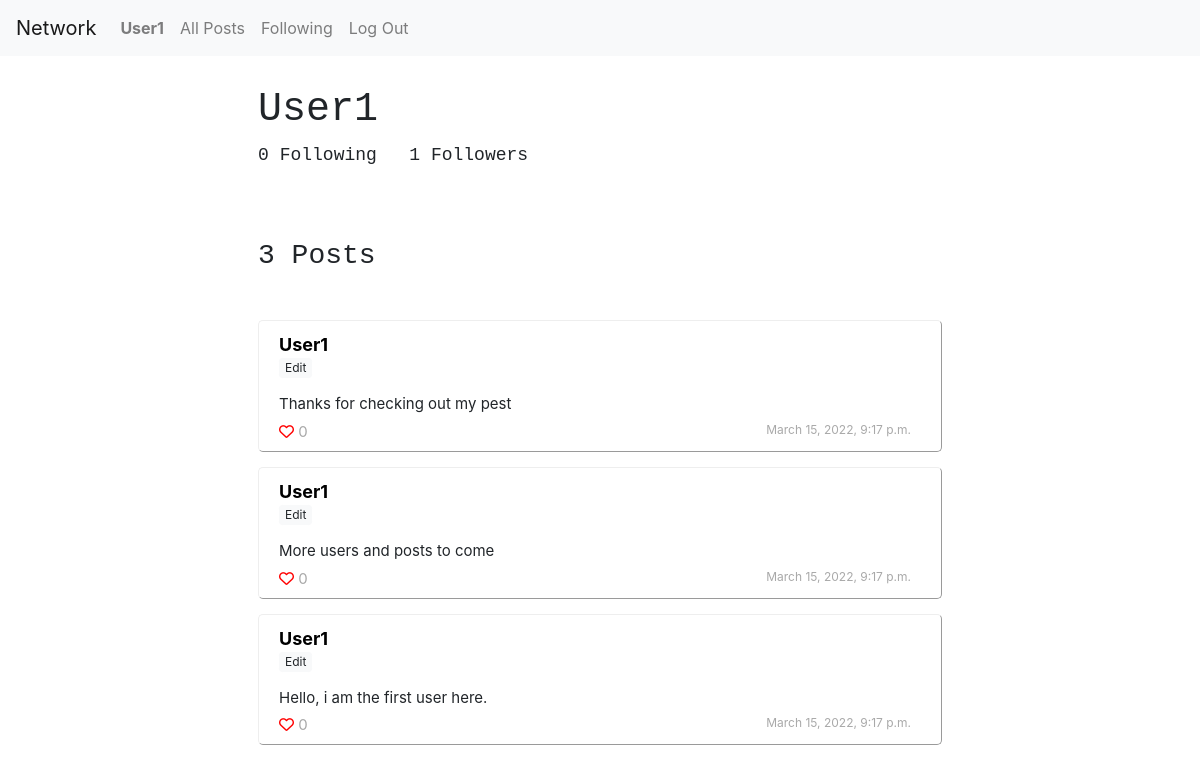
The page /user/user1 (signed in) on the database as committed earlier.
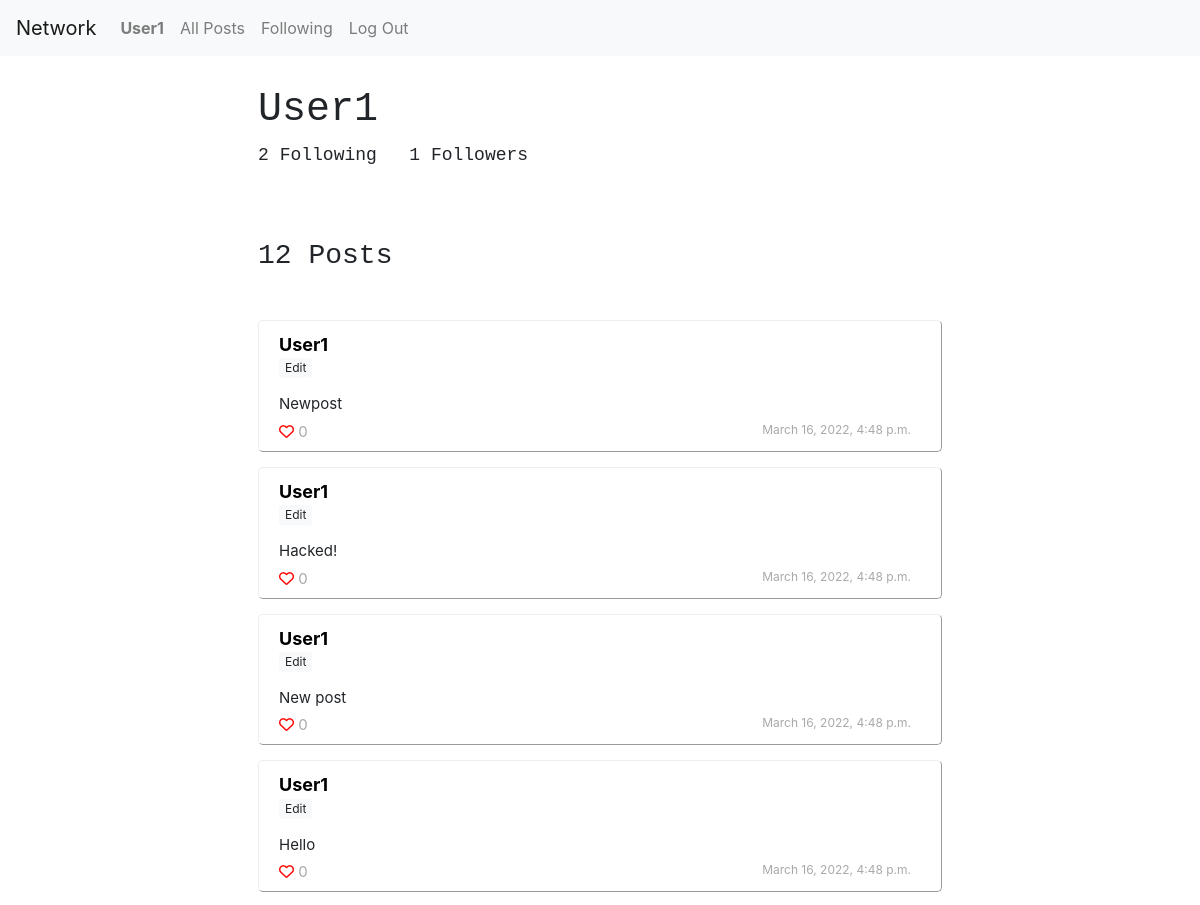
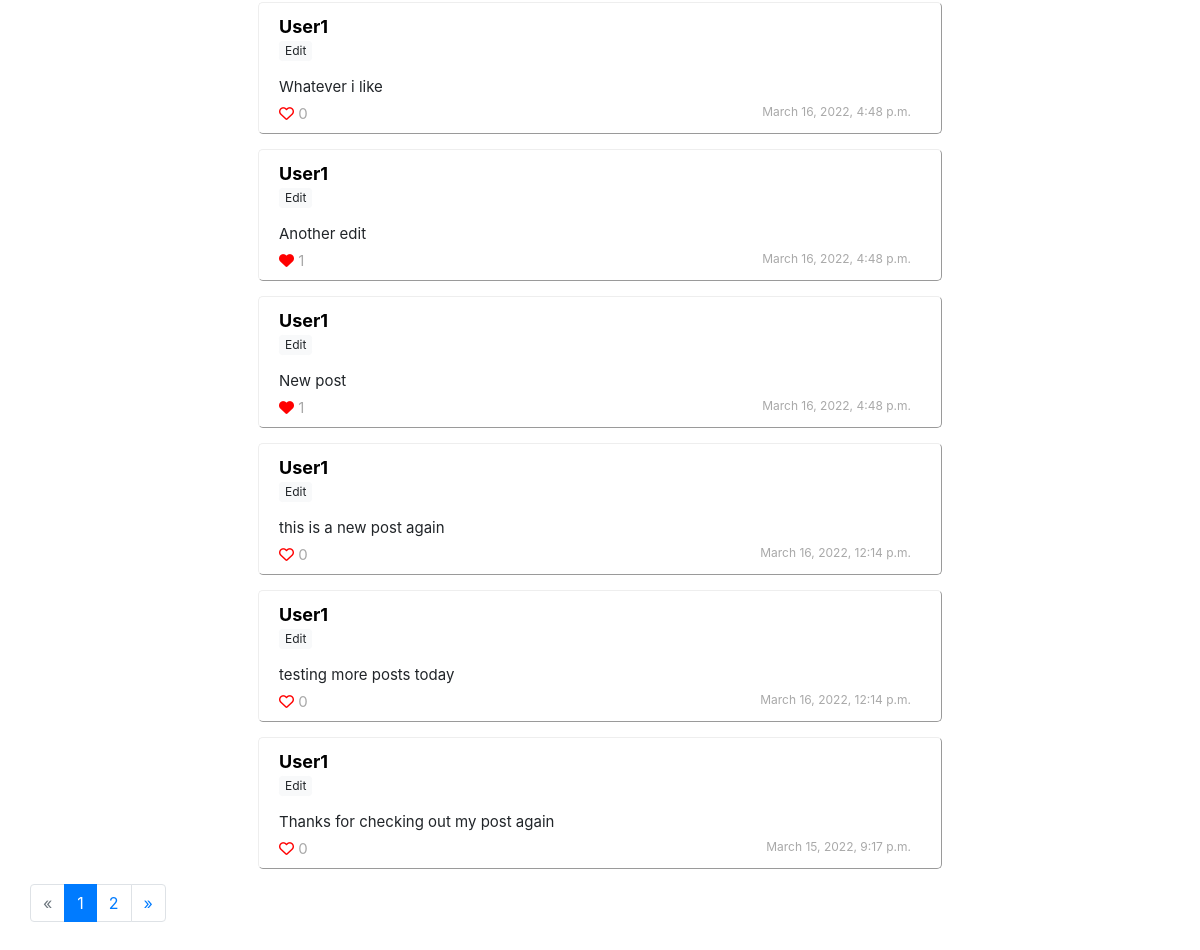
The same page on the database as committed later (2 pictures, top to bottom).
### network/models.py (models this page shows, shortened)
class Posts(models.Model):
    content = models.CharField(max_length=200)
    poster = models.ForeignKey(User, on_delete=models.CASCADE, related_name="posts")
    likes = models.IntegerField(default=0)
    date = models.DateTimeField(default=timezone.now())
    likers = models.ManyToManyField(User, blank=True, related_name="posts_liked")

class User(AbstractUser, models.Model):
    followings = models.ManyToManyField('self', related_name="followers", symmetrical=False)

### network/views.py (the view)
# urls.py: path("user/<str:username>", views.user, name="user"),
def user(request, username):
    user = request.user
    current_page = request.GET.get('page', 1)
    owner = User.objects.filter(username=username)[0]
    posts = owner.posts.all().order_by("-id")
    posts_count = posts.count()
    num_following = owner.followings.all().count()
    num_followers = owner.followers.all().count()
    following = user in owner.followers.all()
    page = paginate(posts, current_page)
    return render(request, "network/user.html", {
        "posts": page,
        "user2": owner,
        "num_followers": num_followers,
        "num_following": num_following,
        "following": following,
        "posts_count": posts_count
        })

### network/templatetags/load_functions.py (called while the page is built)
@register.filter
def likers(postid):
	post = Posts.objects.filter(id=postid)[0]
	return post.likers.all()

### network/views.py (called while the page is built)
def paginate(posts, current_page):
    paginator = Paginator(posts, 10)
    try:
        page = paginator.page(current_page)
    except PageNotAnInteger:
        page = paginator.page(1)
    except EmptyPage:
        page = paginator.page(paginator.num_pages)
    return page

### network/templates/network/user.html (shortened to what this page needs)
{% extends "network/layout.html" %}
{% block body %}
{% load load_functions %}
     {% if user.is_authenticated %}
    <div class="followboard">
        <h1> {{user2.username.capitalize}}</h1>
        <p> <a id="num_following">{{num_following}}</a> Following&nbsp;&nbsp; <a id=num_followers>{{num_followers}}</a> Followers</p>
        <br><br>
        <h3> {{ posts_count}} Posts</h3>
    </div>
    <div class="postcontainer">
        <br>
        {% for post in posts %}
        <div class="posts {%if post.poster.id == user.id%} mypost{% endif %}" >
            <div class="posthead">
                <div class="poster">
                    <a class="postername {%if post.poster.id == user.id%} me{% endif %}" href="{% url 'user' post.poster.username %}"> {{post.poster.username.capitalize}}</a>
                    <div class="edit">
                        {% if post.poster.id == user.id %}
                        <button class="editlink btn btn-light btn-sm btn-sml" style="font-size: 12px; padding: 0px 5px;"> Edit </button>
                        {% endif %}
                        </div>
                </div><div id ="postdiv{{post.id}}" class="postcontent" data-postid="{{post.id}}">
                    <a> {{post.content.capitalize}}</a>
                </div>
            </div>
            <div class="postbody">
                <div class="like">
                    <span class="likebutton" data-userid="{{user.id}}" data-postid={{post.id}}>
                        {% if user in post.id|likers %}
                        <i class="fa-solid fa-heart"></i>
                        {% else %}
                        <i class="far fa-heart"></i>
                        {% endif %}
                    </span><a class="postlikesnum" style="color: darkgrey"> {{post.likes}}</a>
                </div>
                <div class="date">
                    {{post.date}}
                </div>
            </div>
        </div>
        {% empty %}
        <h3> No Posts</h3>
        {% endfor %}
    </div>
    {% if posts.has_other_pages %}
    <ul class="pagination">
    {% if posts.has_previous %}
      <li class="page-item">
        <a class="page-link" href="?page={{posts.previous_page_number}}" aria-label="Previous">&laquo;</a>
    </li>
    {% else %}
      <li class="page-item disabled"><span class="page-link">&laquo;</span></li>
    {% endif %}
    {% for i in posts.paginator.page_range %}
      {% if posts.number == i %}
        <li class="page-item active"><span class="page-link">{{ i }} <span class="sr-only">(current)</span></span></li>
      {% else %}
        <li class="page-item"><a class="page-link" href="?page={{ i }}">{{ i }}</a></li>
      {% endif %}
    {% endfor %}
    {% if posts.has_next %}
      <li class="page-item"><a class="page-link" href="?page={{ posts.next_page_number }}">&raquo;</a></li>
    {% else %}
      <li class="page-item disabled"><span class="page-link">&raquo;</span></li>
    {% endif %}
    </ul>
    {% endif %}
    {% endif %}
{% endblock %}

Rows that differ between the two databases and show on the page:
no longer on this page (row edited): Posts: poster.username "User1", shows "Edit", content "More users and posts to come", likes "0", date "March 15, 2022, 9:17 p.m."
no longer on this page (row edited): Posts: poster.username "User1", shows "Edit", content "Hello, i am the first user here.", likes "0", date "March 15, 2022, 9:17 p.m."
added Posts: poster.username "User1", shows "Edit", content "Newpost", likes "0", date "March 16, 2022, 4:48 p.m."
added Posts: poster.username "User1", shows "Edit", content "Hacked!", likes "0", date "March 16, 2022, 4:48 p.m."
added Posts: poster.username "User1", shows "Edit", content "New post", likes "0", date "March 16, 2022, 4:48 p.m."
added Posts: poster.username "User1", shows "Edit", content "Hello", likes "0", date "March 16, 2022, 4:48 p.m."
added Posts: poster.username "User1", shows "Edit", content "Whatever i like", likes "0", date "March 16, 2022, 4:48 p.m."
added Posts: poster.username "User1", shows "Edit", content "Another edit", likes "1", date "March 16, 2022, 4:48 p.m."
added Posts: poster.username "User1", shows "Edit", content "New post", likes "1", date "March 16, 2022, 4:48 p.m."
added Posts: poster.username "User1", shows "Edit", content "this is a new post again", likes "0", date "March 16, 2022, 12:14 p.m."
added Posts: poster.username "User1", shows "Edit", content "testing more posts today", likes "0", date "March 16, 2022, 12:14 p.m."
changed Posts: content "Thanks for checking out my pest" → "Thanks for checking out my post again"
Other text that changed with them:
{{ num_following }}: "0" → "2"
{{ posts_count }}: "3" → "12"
new list line: "1"
new list line: "2"
